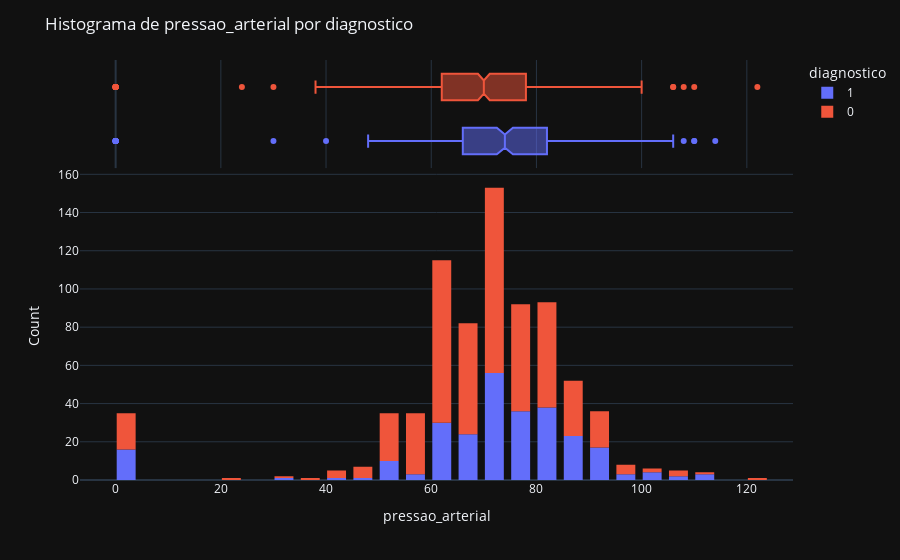

Notebook cell for this chart:
### Markdown cell above
##### 1.2.1.3 Feature Pressão Arterial

### Code cell
print_feature_distribution(original_dataset, 'pressao_arterial')

### Figure 1 — Plotly figure (JSON) as saved in the notebook; plotly's stock layout.template omitted (floating-point values rounded to 4 significant figures; data arrays with more than 128 entries replaced by an {"elided": "..."} marker saying what was removed)
{"data": [{"alignmentgroup": "True", "bingroup": "x", "hovertemplate": "diagnostico=1<br>pressao_arterial=%{x}<br>count=%{y}<extra></extra>", "legendgroup": "1", "marker": {"color": "#636efa", "pattern": {"shape": ""}}, "name": "1", "offsetgroup": "1", "orientation": "v", "showlegend": true, "type": "histogram", "x": {"elided": "268 int values"}, "xaxis": "x", "yaxis": "y"}, {"alignmentgroup": "True", "hovertemplate": "diagnostico=1<br>pressao_arterial=%{x}<extra></extra>", "legendgroup": "1", "marker": {"color": "#636efa"}, "name": "1", "notched": true, "offsetgroup": "1", "showlegend": false, "type": "box", "x": {"elided": "268 int values"}, "xaxis": "x2", "yaxis": "y2"}, {"alignmentgroup": "True", "bingroup": "x", "hovertemplate": "diagnostico=0<br>pressao_arterial=%{x}<br>count=%{y}<extra></extra>", "legendgroup": "0", "marker": {"color": "#EF553B", "pattern": {"shape": ""}}, "name": "0", "offsetgroup": "0", "orientation": "v", "showlegend": true, "type": "histogram", "x": {"elided": "500 int values"}, "xaxis": "x", "yaxis": "y"}, {"alignmentgroup": "True", "hovertemplate": "diagnostico=0<br>pressao_arterial=%{x}<extra></extra>", "legendgroup": "0", "marker": {"color": "#EF553B"}, "name": "0", "notched": true, "offsetgroup": "0", "showlegend": false, "type": "box", "x": {"elided": "500 int values"}, "xaxis": "x2", "yaxis": "y2"}], "layout": {"bargap": 0.2, "bargroupgap": 0.1, "barmode": "relative", "legend": {"title": {"text": "diagnostico"}, "tracegroupgap": 0}, "margin": {"t": 60}, "title": {"text": "Histograma de pressao_arterial por diagnostico"}, "xaxis": {"anchor": "y", "domain": [0, 1], "title": {"text": "pressao_arterial"}}, "xaxis2": {"anchor": "y2", "domain": [0, 1], "matches": "x", "showgrid": true, "showticklabels": false}, "yaxis": {"anchor": "x", "domain": [0, 0.7326], "title": {"text": "Count"}}, "yaxis2": {"anchor": "x2", "domain": [0.7426, 1], "matches": "y2", "showgrid": false, "showline": false, "showticklabels": false, "ticks": ""}}}
